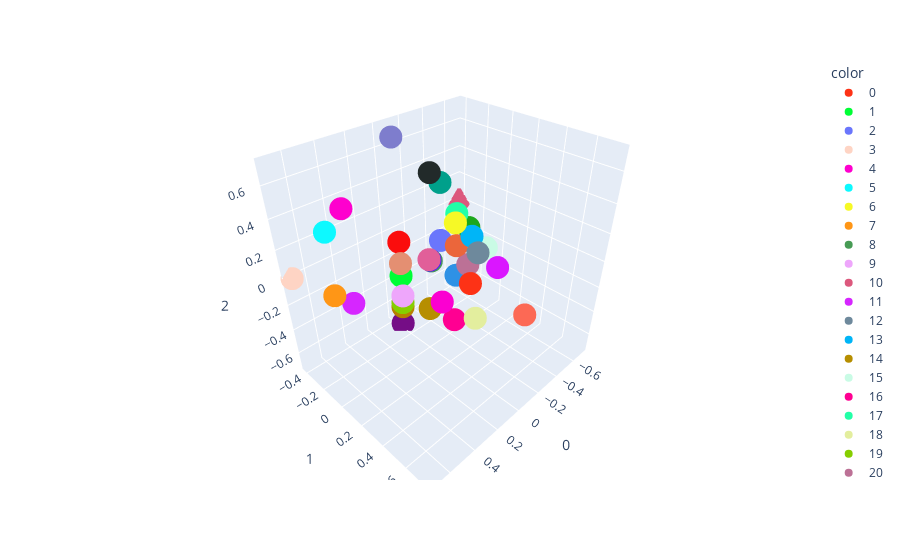

This figure's notebook cell:
### Code cell
def run_visualization_pca(beliefs):
    pca = PCA(n_components=3)
    pca.fit(beliefs)

    return pca

def visualize_ground_truth_simplex_3d(beliefs, belief_labels, pca):

    beliefs_pca = pca.transform(beliefs)

    colors = px.colors.qualitative.Light24 + px.colors.qualitative.Dark24 + px.colors.qualitative.Plotly
    fig = px.scatter_3d(beliefs_pca, x=0, y=1, z=2,
                        color=[str(i) for i in belief_labels],
                        color_discrete_sequence=colors)
    fig.show()

vis_pca = run_visualization_pca(list(msp_belief_index.keys()))
index = list(msp_belief_index.values())
visualize_ground_truth_simplex_3d(list(msp_belief_index.keys()),
                                  list(msp_belief_index.values()),
                                  vis_pca)

# now lets set up all the inputs as they arrive into the transformer
device = 'cpu'
transformer_inputs = [x for x in tree_paths if len(x) == train_config["n_ctx"]]
transformer_inputs = torch.tensor(transformer_inputs, dtype=torch.int).to(device)

# print first few batches
print(transformer_inputs[:5])

transformer_input_beliefs, transformer_input_belief_indices = get_beliefs_for_transformer_inputs(transformer_inputs, msp_belief_index, tree_paths, tree_beliefs)

device = torch.device("cuda" if torch.cuda.is_available() else "cpu")

model = persister.load_model(ckpt_num=persister.get_model_checkpoints()[-1], device='cpu')

_, activations = model.run_with_cache(transformer_inputs, names_filter=lambda x: 'resid' in x)

print(activations.keys())


# we now have activations [batch, n_ctx, d_model]
# and we have transformer_input_beliefs [batch, n_ctx, belief_dim]
# and we have transformer_input_belief_indices [batch, n_ctx]

# in the end we want to do linear regression between the activations and the transformer_input_beliefs
def run_activation_to_beliefs_regression(activations, ground_truth_beliefs):

    # make sure the first two dimensions are the same
    assert activations.shape[0] == ground_truth_beliefs.shape[0]
    assert activations.shape[1] == ground_truth_beliefs.shape[1]

    # flatten the activations
    batch_size, n_ctx, d_model = activations.shape
    belief_dim = ground_truth_beliefs.shape[-1]
    activations_flattened = activations.view(-1, d_model) # [batch * n_ctx, d_model]
    ground_truth_beliefs_flattened = ground_truth_beliefs.view(-1, belief_dim) # [batch * n_ctx, belief_dim]
    
    # run the regression
    regression = LinearRegression()
    regression.fit(activations_flattened, ground_truth_beliefs_flattened)

    # get the belief predictions
    belief_predictions = regression.predict(activations_flattened) # [batch * n_ctx, belief_dim]
    belief_predictions = belief_predictions.reshape(batch_size, n_ctx, belief_dim)

    return regression, belief_predictions

#acts = torch.concatenate((activations["blocks.0.ln1.hook_normalized"], activations["blocks.1.ln1.hook_normalized"], activations["blocks.2.ln1.hook_normalized"], activations["blocks.3.ln1.hook_normalized"]), dim=-1)
#acts = activations["blocks.3.hook_resid_post"]
# torch concat everything in activations
acts = torch.concatenate(list(activations.values()), dim=-1)
print(acts.shape)
regression, belief_predictions = run_activation_to_beliefs_regression(acts, transformer_input_beliefs)
print(belief_predictions.shape)


belief_predictions_pca = vis_pca.transform(belief_predictions.reshape(-1, 5))

### Figure 1 — Plotly figure (JSON) as saved in the notebook; plotly's stock layout.template omitted (floating-point values rounded to 4 significant figures)
{"data": [{"hovertemplate": "color=0<br>0=%{x}<br>1=%{y}<br>2=%{z}<extra></extra>", "legendgroup": "0", "marker": {"color": "#FD3216", "symbol": "circle"}, "mode": "markers", "name": "0", "scene": "scene", "showlegend": true, "type": "scatter3d", "x": [-0.1768], "y": [0.2009], "z": [-0.1768]}, {"hovertemplate": "color=1<br>0=%{x}<br>1=%{y}<br>2=%{z}<extra></extra>", "legendgroup": "1", "marker": {"color": "#00FE35", "symbol": "circle"}, "mode": "markers", "name": "1", "scene": "scene", "showlegend": true, "type": "scatter3d", "x": [0.2357], "y": [0.01605], "z": [1.371e-16]}, {"hovertemplate": "color=2<br>0=%{x}<br>1=%{y}<br>2=%{z}<extra></extra>", "legendgroup": "2", "marker": {"color": "#6A76FC", "symbol": "circle"}, "mode": "markers", "name": "2", "scene": "scene", "showlegend": true, "type": "scatter3d", "x": [-0.4714], "y": [-0.3746], "z": [-0.2357]}, {"hovertemplate": "color=3<br>0=%{x}<br>1=%{y}<br>2=%{z}<extra></extra>", "legendgroup": "3", "marker": {"color": "#FED4C4", "symbol": "circle"}, "mode": "markers", "name": "3", "scene": "scene", "showlegend": true, "type": "scatter3d", "x": [0.7071], "y": [-0.4166], "z": [-7.754e-17]}, {"hovertemplate": "color=4<br>0=%{x}<br>1=%{y}<br>2=%{z}<extra></extra>", "legendgroup": "4", "marker": {"color": "#FE00CE", "symbol": "circle"}, "mode": "markers", "name": "4", "scene": "scene", "showlegend": true, "type": "scatter3d", "x": [0.3536], "y": [-0.3537], "z": [0.3536]}, {"hovertemplate": "color=5<br>0=%{x}<br>1=%{y}<br>2=%{z}<extra></extra>", "legendgroup": "5", "marker": {"color": "#0DF9FF", "symbol": "circle"}, "mode": "markers", "name": "5", "scene": "scene", "showlegend": true, "type": "scatter3d", "x": [0.4714], "y": [-0.3746], "z": [0.2357]}, {"hovertemplate": "color=6<br>0=%{x}<br>1=%{y}<br>2=%{z}<extra></extra>", "legendgroup": "6", "marker": {"color": "#F6F926", "symbol": "circle"}, "mode": "markers", "name": "6", "scene": "scene", "showlegend": true, "type": "scatter3d", "x": [-5.35e-16], "y": [0.2324], "z": [0.3536]}, {"hovertemplate": "color=7<br>0=%{x}<br>1=%{y}<br>2=%{z}<extra></extra>", "legendgroup": "7", "marker": {"color": "#FF9616", "symbol": "circle"}, "mode": "markers", "name": "7", "scene": "scene", "showlegend": true, "type": "scatter3d", "x": [0.4714], "y": [-0.3746], "z": [-0.2357]}, {"hovertemplate": "color=8<br>0=%{x}<br>1=%{y}<br>2=%{z}<extra></extra>", "legendgroup": "8", "marker": {"color": "#479B55", "symbol": "circle"}, "mode": "markers", "name": "8", "scene": "scene", "showlegend": true, "type": "scatter3d", "x": [-0.3536], "y": [-0.3537], "z": [-0.3536]}, {"hovertemplate": "color=9<br>0=%{x}<br>1=%{y}<br>2=%{z}<extra></extra>", "legendgroup": "9", "marker": {"color": "#EEA6FB", "symbol": "circle"}, "mode": "markers", "name": "9", "scene": "scene", "showlegend": true, "type": "scatter3d", "x": [0.3536], "y": [0.1694], "z": [-2.203e-17]}, {"hovertemplate": "color=10<br>0=%{x}<br>1=%{y}<br>2=%{z}<extra></extra>", "legendgroup": "10", "marker": {"color": "#DC587D", "symbol": "circle"}, "mode": "markers", "name": "10", "scene": "scene", "showlegend": true, "type": "scatter3d", "x": [-0.7071], "y": [-0.4166], "z": [-7.437e-16]}, {"hovertemplate": "color=11<br>0=%{x}<br>1=%{y}<br>2=%{z}<extra></extra>", "legendgroup": "11", "marker": {"color": "#D626FF", "symbol": "circle"}, "mode": "markers", "name": "11", "scene": "scene", "showlegend": true, "type": "scatter3d", "x": [0.3536], "y": [-0.3537], "z": [-0.3536]}, {"hovertemplate": "color=12<br>0=%{x}<br>1=%{y}<br>2=%{z}<extra></extra>", "legendgroup": "12", "marker": {"color": "#6E899C", "symbol": "circle"}, "mode": "markers", "name": "12", "scene": "scene", "showlegend": true, "type": "scatter3d", "x": [-3.461e-16], "y": [0.4068], "z": [0.2357]}, {"hovertemplate": "color=13<br>0=%{x}<br>1=%{y}<br>2=%{z}<extra></extra>", "legendgroup": "13", "marker": {"color": "#00B5F7", "symbol": "circle"}, "mode": "markers", "name": "13", "scene": "scene", "showlegend": true, "type": "scatter3d", "x": [-0.1768], "y": [0.2009], "z": [0.1768]}, {"hovertemplate": "color=14<br>0=%{x}<br>1=%{y}<br>2=%{z}<extra></extra>", "legendgroup": "14", "marker": {"color": "#B68E00", "symbol": "circle"}, "mode": "markers", "name": "14", "scene": "scene", "showlegend": true, "type": "scatter3d", "x": [0.1768], "y": [0.2009], "z": [-0.1768]}, {"hovertemplate": "color=15<br>0=%{x}<br>1=%{y}<br>2=%{z}<extra></extra>", "legendgroup": "15", "marker": {"color": "#C9FBE5", "symbol": "circle"}, "mode": "markers", "name": "15", "scene": "scene", "showlegend": true, "type": "scatter3d", "x": [-0.3536], "y": [0.1694], "z": [-3.551e-16]}, {"hovertemplate": "color=16<br>0=%{x}<br>1=%{y}<br>2=%{z}<extra></extra>", "legendgroup": "16", "marker": {"color": "#FF0092", "symbol": "circle"}, "mode": "markers", "name": "16", "scene": "scene", "showlegend": true, "type": "scatter3d", "x": [-1.505e-16], "y": [0.2324], "z": [-0.3536]}, {"hovertemplate": "color=17<br>0=%{x}<br>1=%{y}<br>2=%{z}<extra></extra>", "legendgroup": "17", "marker": {"color": "#22FFA7", "symbol": "circle"}, "mode": "markers", "name": "17", "scene": "scene", "showlegend": true, "type": "scatter3d", "x": [-0.2357], "y": [0.01605], "z": [0.2357]}, {"hovertemplate": "color=18<br>0=%{x}<br>1=%{y}<br>2=%{z}<extra></extra>", "legendgroup": "18", "marker": {"color": "#E3EE9E", "symbol": "circle"}, "mode": "markers", "name": "18", "scene": "scene", "showlegend": true, "type": "scatter3d", "x": [-8.978e-17], "y": [0.4068], "z": [-0.2357]}, {"hovertemplate": "color=19<br>0=%{x}<br>1=%{y}<br>2=%{z}<extra></extra>", "legendgroup": "19", "marker": {"color": "#86CE00", "symbol": "circle"}, "mode": "markers", "name": "19", "scene": "scene", "showlegend": true, "type": "scatter3d", "x": [0.2828], "y": [0.0774], "z": [-0.1414]}, {"hovertemplate": "color=20<br>0=%{x}<br>1=%{y}<br>2=%{z}<extra></extra>", "legendgroup": "20", "marker": {"color": "#BC7196", "symbol": "circle"}, "mode": "markers", "name": "20", "scene": "scene", "showlegend": true, "type": "scatter3d", "x": [-0.2828], "y": [0.0774], "z": [-0.1414]}, {"hovertemplate": "color=21<br>0=%{x}<br>1=%{y}<br>2=%{z}<extra></extra>", "legendgroup": "21", "marker": {"color": "#7E7DCD", "symbol": "circle"}, "mode": "markers", "name": "21", "scene": "scene", "showlegend": true, "type": "scatter3d", "x": [-1.102e-15], "y": [-0.2907], "z": [0.7071]}, {"hovertemplate": "color=22<br>0=%{x}<br>1=%{y}<br>2=%{z}<extra></extra>", "legendgroup": "22", "marker": {"color": "#FC6955", "symbol": "circle"}, "mode": "markers", "name": "22", "scene": "scene", "showlegend": true, "type": "scatter3d", "x": [3.162e-17], "y": [0.7555], "z": [1.961e-17]}, {"hovertemplate": "color=23<br>0=%{x}<br>1=%{y}<br>2=%{z}<extra></extra>", "legendgroup": "23", "marker": {"color": "#E48F72", "symbol": "circle"}, "mode": "markers", "name": "23", "scene": "scene", "showlegend": true, "type": "scatter3d", "x": [0.2828], "y": [0.0774], "z": [0.1414]}, {"hovertemplate": "color=24<br>0=%{x}<br>1=%{y}<br>2=%{z}<extra></extra>", "legendgroup": "24", "marker": {"color": "#2E91E5", "symbol": "circle"}, "mode": "markers", "name": "24", "scene": "scene", "showlegend": true, "type": "scatter3d", "x": [-0.2357], "y": [0.01605], "z": [-0.2357]}, {"hovertemplate": "color=25<br>0=%{x}<br>1=%{y}<br>2=%{z}<extra></extra>", "legendgroup": "25", "marker": {"color": "#E15F99", "symbol": "circle"}, "mode": "markers", "name": "25", "scene": "scene", "showlegend": true, "type": "scatter3d", "x": [0.1768], "y": [0.2009], "z": [0.1768]}, {"hovertemplate": "color=26<br>0=%{x}<br>1=%{y}<br>2=%{z}<extra></extra>", "legendgroup": "26", "marker": {"color": "#1CA71C", "symbol": "circle"}, "mode": "markers", "name": "26", "scene": "scene", "showlegend": true, "type": "scatter3d", "x": [-0.2828], "y": [0.0774], "z": [0.1414]}, {"hovertemplate": "color=27<br>0=%{x}<br>1=%{y}<br>2=%{z}<extra></extra>", "legendgroup": "27", "marker": {"color": "#FB0D0D", "symbol": "circle"}, "mode": "markers", "name": "27", "scene": "scene", "showlegend": true, "type": "scatter3d", "x": [0.2357], "y": [0.01605], "z": [0.2357]}, {"hovertemplate": "color=28<br>0=%{x}<br>1=%{y}<br>2=%{z}<extra></extra>", "legendgroup": "28", "marker": {"color": "#DA16FF", "symbol": "circle"}, "mode": "markers", "name": "28", "scene": "scene", "showlegend": true, "type": "scatter3d", "x": [-0.2357], "y": [0.3648], "z": [-2.302e-16]}, {"hovertemplate": "color=29<br>0=%{x}<br>1=%{y}<br>2=%{z}<extra></extra>", "legendgroup": "29", "marker": {"color": "#222A2A", "symbol": "circle"}, "mode": "markers", "name": "29", "scene": "scene", "showlegend": true, "type": "scatter3d", "x": [-0.3536], "y": [-0.3537], "z": [0.3536]}, {"hovertemplate": "color=30<br>0=%{x}<br>1=%{y}<br>2=%{z}<extra></extra>", "legendgroup": "30", "marker": {"color": "#B68100", "symbol": "circle"}, "mode": "markers", "name": "30", "scene": "scene", "showlegend": true, "type": "scatter3d", "x": [0.2357], "y": [0.01605], "z": [-0.2357]}, {"hovertemplate": "color=31<br>0=%{x}<br>1=%{y}<br>2=%{z}<extra></extra>", "legendgroup": "31", "marker": {"color": "#750D86", "symbol": "circle"}, "mode": "markers", "name": "31", "scene": "scene", "showlegend": true, "type": "scatter3d", "x": [-3.326e-16], "y": [-0.2907], "z": [-0.7071]}, {"hovertemplate": "color=32<br>0=%{x}<br>1=%{y}<br>2=%{z}<extra></extra>", "legendgroup": "32", "marker": {"color": "#EB663B", "symbol": "circle"}, "mode": "markers", "name": "32", "scene": "scene", "showlegend": true, "type": "scatter3d", "x": [-0.2357], "y": [0.01605], "z": [-8.499e-17]}, {"hovertemplate": "color=33<br>0=%{x}<br>1=%{y}<br>2=%{z}<extra></extra>", "legendgroup": "33", "marker": {"color": "#511CFB", "symbol": "circle"}, "mode": "markers", "name": "33", "scene": "scene", "showlegend": true, "type": "scatter3d", "x": [-5.495e-17], "y": [0.01605], "z": [2.604e-17]}, {"hovertemplate": "color=34<br>0=%{x}<br>1=%{y}<br>2=%{z}<extra></extra>", "legendgroup": "34", "marker": {"color": "#00A08B", "symbol": "circle"}, "mode": "markers", "name": "34", "scene": "scene", "showlegend": true, "type": "scatter3d", "x": [-0.4714], "y": [-0.3746], "z": [0.2357]}, {"hovertemplate": "color=35<br>0=%{x}<br>1=%{y}<br>2=%{z}<extra></extra>", "legendgroup": "35", "marker": {"color": "#FB00D1", "symbol": "circle"}, "mode": "markers", "name": "35", "scene": "scene", "showlegend": true, "type": "scatter3d", "x": [0.2357], "y": [0.3648], "z": [-8.148e-18]}], "layout": {"legend": {"title": {"text": "color"}, "tracegroupgap": 0}, "margin": {"t": 60}, "scene": {"domain": {"x": [0, 1], "y": [0, 1]}, "xaxis": {"title": {"text": "0"}}, "yaxis": {"title": {"text": "1"}}, "zaxis": {"title": {"text": "2"}}}}}
